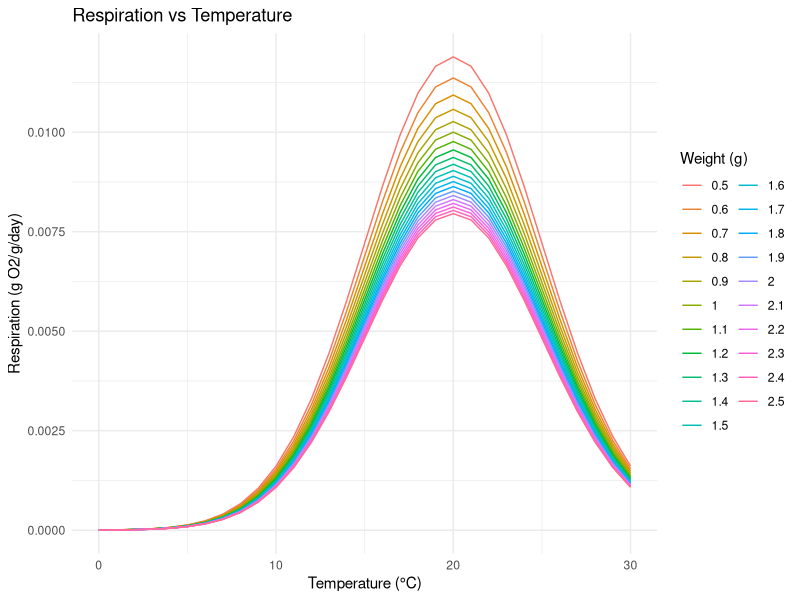
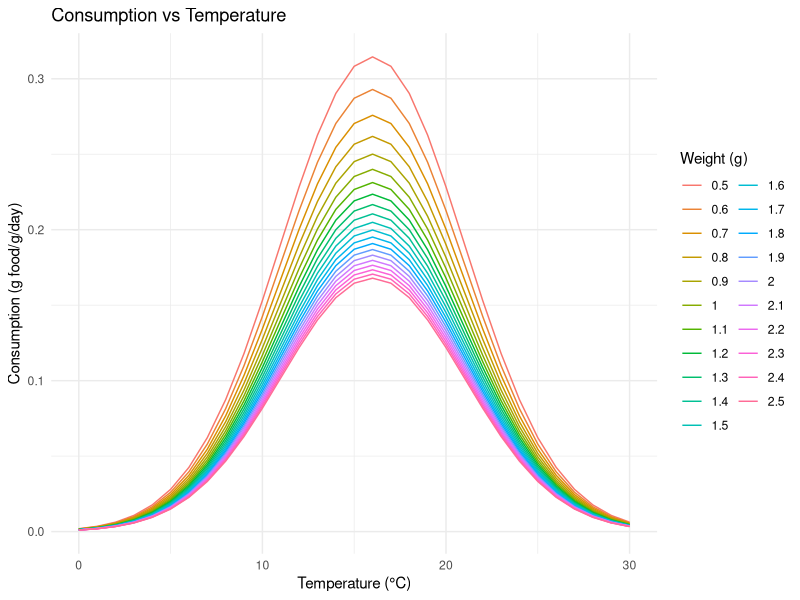
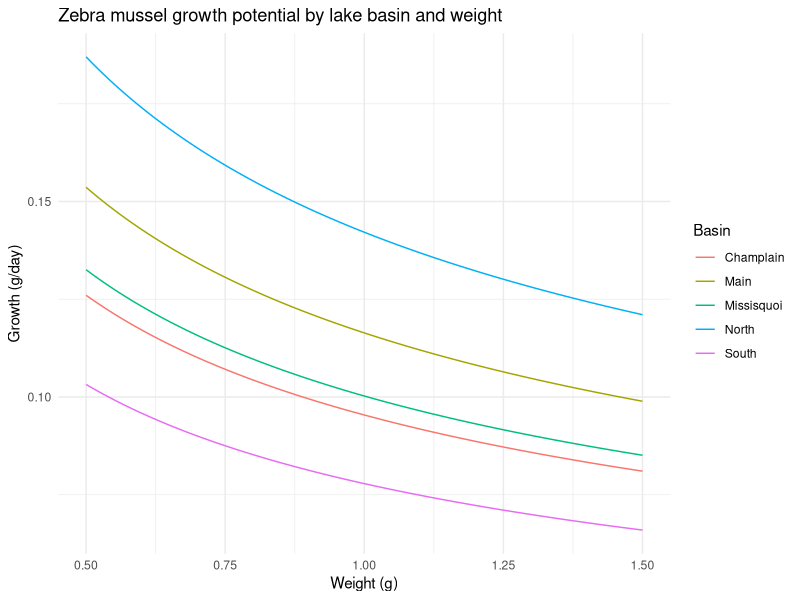

R code for these plots, in order:
## ---- chunk 1
library(tidyverse)
library(dplyr)
library(ggplot2)
## ---- chunk 2
# Respiration parameters
a_r <- 0.01  # Specific respiration rate (g O2/g/day)
b_r <- -0.25 # Weight exponent
opt_temp_r <- 20  # Optimal temperature for respiration

# Consumption parameters
a_c <- 0.24  # Max consumption rate (g food/g/day)
b_c <- -0.39 # Weight exponent for consumption
opt_temp_c <- 16  # Optimal temperature for consumption
food_availability <- 1  # P-value (1 = full food availability)
## ---- chunk 3
temp_dependence <- function(temp, opt_temp) {
  # Sigmoid-like curve with steep drop-off at low/high temps
  exp(-((temp - opt_temp)^2) / 50)
}
## ---- chunk 4
respiration <- function(weight, temp) {
  a_r * weight^b_r * temp_dependence(temp, opt_temp_r)
}
## ---- chunk 5
consumption <- function(weight, temp, food_avail) {
  a_c * weight^b_c * temp_dependence(temp, opt_temp_c) * food_avail
}
## ---- chunk 6
# Generate a grid of weights and temperatures
weights <- seq(from = 0.5, 2.5, by = 0.1)  # Mussel weight (grams)
temps <- seq(0, 30, by = 1)         # Water temperature (°C)
data <- expand.grid(weight = weights, temp = temps)


# Calculate respiration and consumption
data$respiration <- mapply(respiration, data$weight, data$temp)
data$consumption <- mapply(consumption, data$weight, data$temp, MoreArgs = list(food_avail = food_availability))
## ---- chunk 7
ggplot(data, aes(x = temp, y = respiration, color = as.factor(weight))) +
  geom_line() +
  labs(title = "Respiration vs Temperature",
       x = "Temperature (°C)", 
       y = "Respiration (g O2/g/day)",
       color = "Weight (g)") +
  theme_minimal()

ggplot(data, aes(x = temp, y = consumption, color = as.factor(weight))) +
  geom_line() +
  labs(title = "Consumption vs Temperature",
       x = "Temperature (°C)", 
       y = "Consumption (g food/g/day)",
       color = "Weight (g)") +
  theme_minimal()
## ---- chunk 8

## ---- chunk 9

## ---- chunk 10
a_c <- 0.24
b_c <- -0.39
opt_temp_c <- 16  # consumption optimal temperature
a_r <- 0.01
b_r <- -0.25
opt_temp_r <- 20  # respiration optimal temperature
e_f <- 0.3 # egestion
e_u <- 0.1 # excretion

weights <- seq(0.5, 1.50, by = 0.01)  # Weight range (grams)

# Create a data frame with blank columns for additional scenarios
data <- data.frame(
  weight = weights,
  consumption_rate = NA,
  respiration_rate = NA,
  highly_competitive_quagga = NA,
  weakly_competitive_quagga = NA
)

## ---- chunk 11
# Temperature and food availability per basin
basin_data <- data.frame(
  basin = c("North", "South", "Main", "Missisquoi", "Champlain"),
  avg_temp = c(15, 20, 18, 21, 17),  # Average temperature (°C)
  food_avail = c(1, 0.8, 0.9, 1.2, 0.7)  # Food availability (proportional)
)
## ---- chunk 12
# Temperature dependence function
temp_dependence <- function(temp, opt_temp) {
  exp(-((temp - opt_temp)^2) / 50)
}

# Bioenergetics model
growth_potential <- function(weight, temp, food_avail) {
  # Consumption: equation from
  C <- a_c * weight^b_c * temp_dependence(temp, opt_temp_c) * food_avail
  # Respiration
  R <- a_r * weight^b_r * temp_dependence(temp, opt_temp_r)
  # Egestion and Excretion
  F <- e_f * C
  U <- e_u * (C - F)
  # Growth
  G <- C - (R + F + U)
  return(G)
}
## ---- chunk 13
results <- do.call(rbind, lapply(1:nrow(basin_data), function(i) {
  basin <- basin_data$basin[i]
  temp <- basin_data$avg_temp[i]
  food_avail <- basin_data$food_avail[i]
  growth <- sapply(weights, growth_potential, temp = temp, food_avail = food_avail)
  data.frame(basin = basin, weight = weights, growth = growth)
}))
## ---- chunk 14
ggplot(results, aes(x = weight, y = growth, color = basin)) +
  geom_line() +
  labs(title = "Zebra mussel growth potential by lake basin and weight",
       x = "Weight (g)", y = "Growth (g/day)",
       color = "Basin") +
  theme_minimal()
